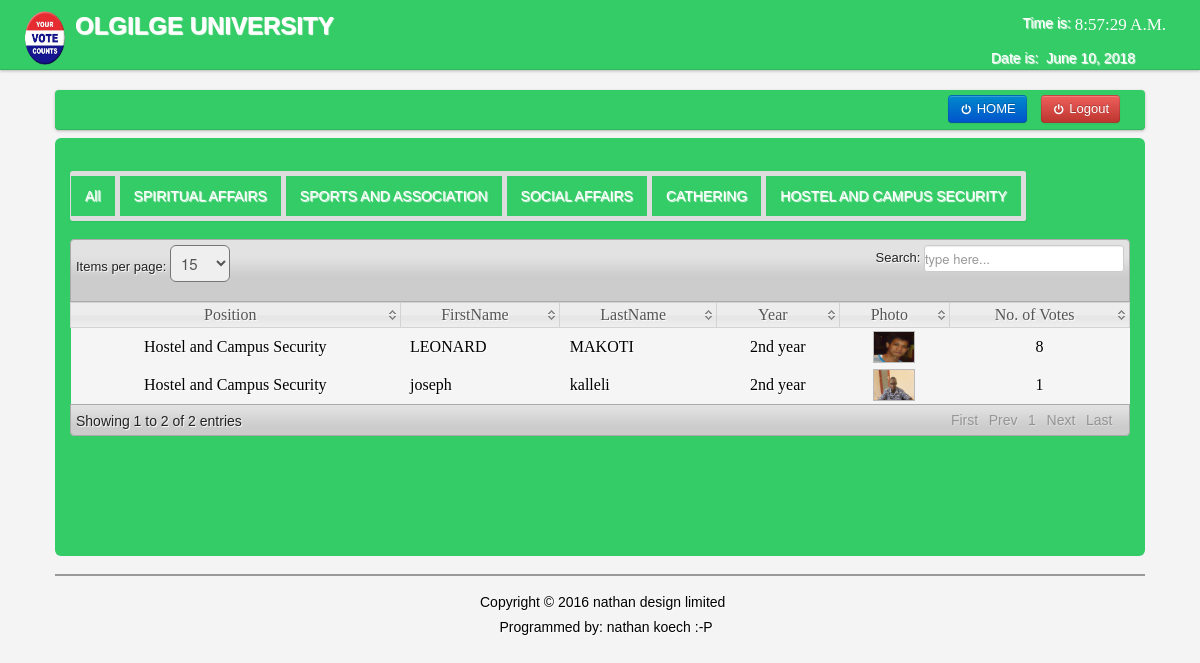
Screenshot of /presiding/hostel_student.php (signed in) with the database file from the repository.
### tables this page shows
CREATE TABLE IF NOT EXISTS `candidate` (
  `CandidateID` int(11) NOT NULL AUTO_INCREMENT,
  `abc` varchar(100) NOT NULL,
  `Position` varchar(200) NOT NULL,
  `Party` varchar(100) NOT NULL,
  `FirstName` varchar(200) NOT NULL,
  `LastName` varchar(200) NOT NULL,
  `MiddleName` varchar(100) NOT NULL,
  `Gender` varchar(6) NOT NULL,
  `Year` varchar(100) NOT NULL,
  `Photo` varchar(200) NOT NULL,
  `status` int(10) NOT NULL,
  PRIMARY KEY (`CandidateID`)
);

### presiding/hostel_student.php (the view, shortened to what this page needs)
<?php
include('header.php');
?>
</head>
<body>
<?php include('nav_top.php'); ?>
<div class="wrapper">
<div class="home_body">
<div class="navbar">
	<div class="navbar-inner">
	<div class="container">
	<form class="navbar-form pull-right">
    <a class="btn btn-primary" data-toggle="" href="../kura/index.php"><i class="icon-off"></i>&nbsp;HOME</a>
	<a class="btn btn-danger" id="logout" data-toggle="modal" href="#myModal"><i class="icon-off"></i>&nbsp;Logout</a>
	</form>
	</div>
	</div>
	</div>
	<div id="element" class="hero-body">
	    <div class="pagination">
    <ul>
     <li><a href="index.php"><font color="white">All</font></a></li>
    <li><a href="spiritual.php"><font color="white">SPIRITUAL AFFAIRS</font></a></li>
    <li><a href="sports.php"><font color="white">SPORTS AND ASSOCIATION</font></a></li>
    <li><a  href="social.php"><font color="white">SOCIAL AFFAIRS</font></a></li>
    <li><a  href="cathering.php"><font color="white">CATHERING</font></a></li>
    <li><a  href="hostel.php"><font color="white">HOSTEL AND CAMPUS SECURITY</font></a></li>
    </ul>
    </div>
	<table class="users-table">
<div class="demo_jui">
		<table cellpadding="0" cellspacing="0" border="0" class="display" id="log" class="jtable">
			<thead>
				<tr>
				<th>Position</th>
				<th>FirstName</th>
				<th>LastName</th>
				<th>Year</th>
				<th>Photo</th>
				<th>No. of Votes</th>
				</tr>
			</thead>
			<tbody>
<?php $candidate_query=mysql_query("select  * from candidate WHERE Position='Hostel and Campus Security'  AND status=1");
		while($candidate_rows=mysql_fetch_array($candidate_query)){ $id=$candidate_rows['CandidateID'];
		?>
<tr class="del<?php echo $id ?>">
	<td align="center"><?php echo $candidate_rows['Position']; ?></td>
	<td><?php echo $candidate_rows['FirstName']; ?></td>
	<td><?php echo $candidate_rows['LastName']; ?></td>
	<td align="center"><?php echo $candidate_rows['Year']; ?></td>
	<td align="center"><img class="pic" width="40" height="30" src="<?php echo $candidate_rows['Photo'];?>" border="0" onMouseOver="showtrail('<?php echo $candidate_rows['Photo'];?>','<?php echo $candidate_rows['FirstName']." ".$candidate_rows['LastName'];?> ',200,5)" onMouseOut="hidetrail()"></a></td>
		<td align="center">
	<?php $votes_query=mysql_query("select * from votes where CandidateID='$id'");
	$vote_count=mysql_num_rows($votes_query);
	echo $vote_count;
	?>
</td>
	</tr>
<?php } ?>
			</tbody>
		</table>
	</div>
	</div>
<?php include('footer.php')?>
</div>
</body>
</html>

### presiding/css/datatable/demo_table_jui.css (style rules this page uses)
table.display thead th { cursor: pointer; padding: 3px 0 3px 10px; }
table.display { border-collapse: collapse; clear: both; margin: 0 auto; width: 100%; }
table.display td { padding: 3px 10px; }
tr.odd { background-color: #f5f5f5; }
tr.even { background-color: #f5f5f5; }

### presiding/css/Home.css (style rules this page uses)
* { margin:0; padding:0; }
body { font-family:"Trebuchet MS", "Myriad Pro", Arial, sans-serif; font-size:14px; background-color: #fff; background:#f4f4f4 url(../images/bg.gif) repeat top left; text-shadow:1px 1px 1px #fff; background-position: 0 0px; }
.wrapper { width:1090px; margin:10px auto; }
.navbar .navbar-inner { background: #3C6; }

### rows the page displays
candidate: Position "Hostel and Campus Security", FirstName "LEONARD", LastName "MAKOTI", Year "2nd year", Photo (picture), vote_count "8"
candidate: Position "Hostel and Campus Security", FirstName "joseph", LastName "kalleli", Year "2nd year", Photo (picture), vote_count "1"
